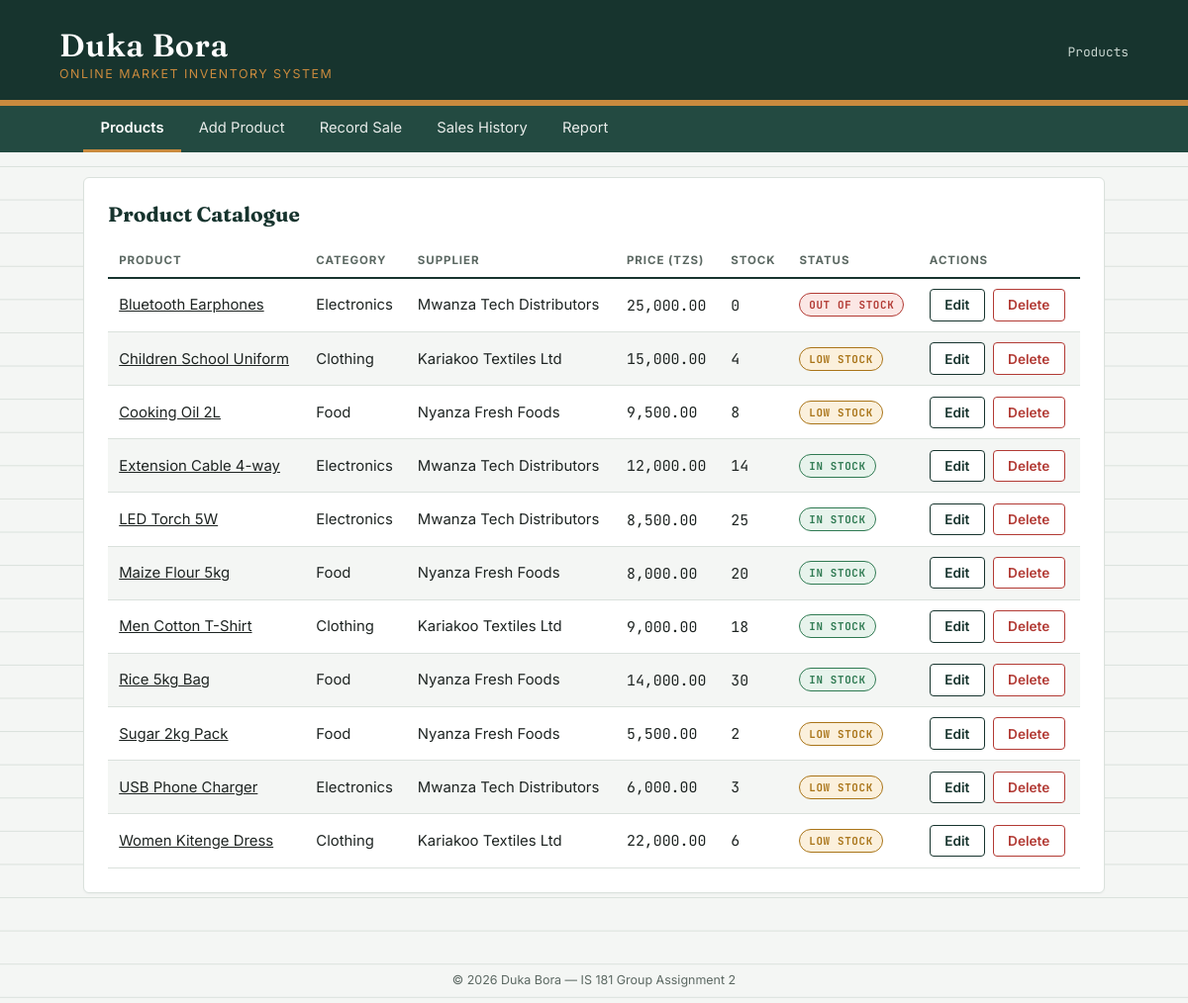
/products.php, run on the app's committed database.
### tables this page shows
CREATE TABLE products (
    product_id  INT AUTO_INCREMENT PRIMARY KEY,
    name        VARCHAR(100)   NOT NULL,
    category_id INT            NOT NULL,
    supplier_id INT            NOT NULL,
    price       DECIMAL(10,2)  NOT NULL CHECK (price > 0),
    stock_qty   INT            NOT NULL DEFAULT 0 CHECK (stock_qty >= 0),
    created_at  TIMESTAMP      DEFAULT CURRENT_TIMESTAMP,
    CONSTRAINT fk_products_category
        FOREIGN KEY (category_id) REFERENCES categories(category_id)
        ON DELETE RESTRICT ON UPDATE CASCADE,
    CONSTRAINT fk_products_supplier
        FOREIGN KEY (supplier_id) REFERENCES suppliers(supplier_id)
        ON DELETE RESTRICT ON UPDATE CASCADE
);

CREATE TABLE categories (
    category_id   INT AUTO_INCREMENT PRIMARY KEY,
    category_name VARCHAR(50) NOT NULL UNIQUE
);

CREATE TABLE suppliers (
    supplier_id   INT AUTO_INCREMENT PRIMARY KEY,
    supplier_name VARCHAR(100) NOT NULL,
    phone         VARCHAR(20)  NOT NULL,
    location      VARCHAR(100) NOT NULL
);

### config.php (called while the page is built, shortened)
<?php
function safe_query(mysqli $conn, string $sql, mysqli_stmt $stmt = null) {
    $result = mysqli_query($conn, $sql);
    return $result;
}

### products.php (the view, shortened to what this page needs)
<?php
require 'config.php';
$page_title = 'Products';
$active = 'products';
include 'includes/header.php';
?>
<div class="panel">
    <h2>Product Catalogue</h2>
    <?php
    $sql = "SELECT p.product_id, p.name, p.price, p.stock_qty,
                   c.category_name, s.supplier_name
            FROM products p
            JOIN categories c ON p.category_id = c.category_id
            JOIN suppliers  s ON p.supplier_id = s.supplier_id
            ORDER BY p.name ASC";
    $result = safe_query($conn, $sql);
    ?>
    <table class="ledger">
        <thead>
            <tr>
                <th>Product</th>
                <th>Category</th>
                <th>Supplier</th>
                <th>Price (TZS)</th>
                <th>Stock</th>
                <th>Status</th>
                <th>Actions</th>
            </tr>
        </thead>
        <tbody>
        <?php if ($result && mysqli_num_rows($result) > 0): ?>
            <?php while ($p = mysqli_fetch_assoc($result)): ?>
                <?php
                    $qty = (int)$p['stock_qty'];
                    if ($qty === 0)      { $stamp = 'out'; $label = 'Out of Stock'; }
                    elseif ($qty < 10)   { $stamp = 'low'; $label = 'Low Stock'; }
                    else                 { $stamp = 'in';  $label = 'In Stock'; }
                ?>
                <tr>
                    <td data-label="Product">
                        <a href="products.php?view=<?php echo (int)$p['product_id']; ?>">
                            <?php echo htmlspecialchars($p['name']); ?>
                        </a>
                    </td>
                    <td data-label="Category"><?php echo htmlspecialchars($p['category_name']); ?></td>
                    <td data-label="Supplier"><?php echo htmlspecialchars($p['supplier_name']); ?></td>
                    <td data-label="Price" class="num"><?php echo number_format($p['price'], 2); ?></td>
                    <td data-label="Stock" class="num"><?php echo $qty; ?></td>
                    <td data-label="Status"><span class="stamp <?php echo $stamp; ?>"><?php echo $label; ?></span></td>
                    <td data-label="Actions">
                        <div class="actions">
                            <a class="btn btn-edit" href="edit_product.php?id=<?php echo (int)$p['product_id']; ?>">Edit</a>
                            <a class="btn btn-delete" href="delete_product.php?id=<?php echo (int)$p['product_id']; ?>"
                               onclick="return confirm('Delete this product? This cannot be undone.');">Delete</a>
                        </div>
                    </td>
                </tr>
            <?php endwhile; ?>
        <?php else: ?>
            <tr><td colspan="7">No products found. <a href="add_product.php">Add one</a>.</td></tr>
        <?php endif; ?>
        </tbody>
    </table>
</div>
<?php include 'includes/footer.php'; ?>

### includes/header.php (shortened to what this page needs)
<!DOCTYPE html>
<html lang="en">
<head>
<link rel="stylesheet" href="css/style.css">
</head>
<body>
<header class="shop-header">
    <div class="inner">
        <h1 class="shop-title">Duka Bora
            <small>Online Market Inventory System</small>
        </h1>
        <span class="page-label"><?php echo htmlspecialchars($page_title); ?></span>
    </div>
</header>
<?php include 'includes/nav.php'; ?>
<div class="wrap">

### includes/nav.php
<?php
$links = [
    'products'      => ['products.php', 'Products'],
    'add_product'   => ['add_product.php', 'Add Product'],
    'record_sale'   => ['record_sale.php', 'Record Sale'],
    'sales_history' => ['sales_history.php', 'Sales History'],
    'report'        => ['report.php', 'Report'],
];
?>
<nav class="ledger-nav">
    <ul>
        <?php foreach ($links as $key => [$href, $label]): ?>
            <li>
                <a href="<?php echo $href; ?>"
                   class="<?php echo (isset($active) && $active === $key) ? 'active' : ''; ?>">
                    <?php echo htmlspecialchars($label); ?>
                </a>
            </li>
        <?php endforeach; ?>
    </ul>
</nav>

### includes/footer.php
</div>
<footer class="shop-footer">
    &copy; <?php echo date('Y'); ?> Duka Bora &mdash; IS 181 Group Assignment 2
</footer>
</body>
</html>

### css/style.css (style rules this page uses)
:root { --ink: #17342E; --ink-light: #234A41; --paper: #FFFFFF; --paper-dim: #F4F6F4; --rule: #DAE1DC; --gold: #C98A3E; --text: #1E2422; --text-dim: #5B6862; --stock-in: #2F7A52; --stock-in-bg: #E7F3EC; --stock-low: #A97418; --stock-low-bg: #FBF0DC; --stock-out: #B23A34; --stock-out-bg: #FBE7E5; --font-display: 'Fraunces', Georgia, serif; --font-body: 'Inter', -apple-system, sans-serif; --font-mono: 'JetBrains Mono', 'Courier New', monospace; }
* { box-sizing: border-box; }
body { margin: 0; font-family: var(--font-body); color: var(--text); background: var(--paper-dim); background-image: linear-gradient(var(--rule) 1px, transparent 1px); background-size: 100% 2.1rem; }
a { color: inherit; }
.wrap { max-width: 1080px; margin: 0 auto; padding: 0 1.5rem 3rem; }
.shop-header { background: var(--ink); color: var(--paper); padding: 1.6rem 1.5rem 1.2rem; border-bottom: 6px solid var(--gold); }
.shop-header .inner { max-width: 1080px; margin: 0 auto; display: flex; align-items: baseline; justify-content: space-between; flex-wrap: wrap; gap: .5rem; }
.shop-title { font-family: var(--font-display); font-weight: 600; font-size: 2rem; letter-spacing: .02em; margin: 0; }
.shop-title small { display: block; font-family: var(--font-body); font-size: .78rem; font-weight: 400; letter-spacing: .12em; text-transform: uppercase; color: var(--gold); margin-top: .15rem; }
.page-label { font-family: var(--font-mono); font-size: .8rem; color: #C9D6D0; }
nav.ledger-nav { background: var(--ink-light); }
nav.ledger-nav ul { max-width: 1080px; margin: 0 auto; list-style: none; display: flex; flex-wrap: wrap; padding: 0 1.5rem; }
nav.ledger-nav a { display: block; padding: .8rem 1.1rem; color: #E8ECEA; text-decoration: none; font-size: .92rem; border-bottom: 3px solid transparent; transition: background .15s, border-color .15s; }
nav.ledger-nav a.active { border-bottom-color: var(--gold); color: #fff; font-weight: 600; }
.panel { background: var(--paper); border: 1px solid var(--rule); border-radius: 6px; padding: 1.5rem; margin-top: 1.6rem; box-shadow: 0 1px 2px rgba(23,52,46,0.04); }
.panel h2 { font-family: var(--font-display); margin-top: 0; font-size: 1.3rem; color: var(--ink); }
table.ledger { width: 100%; border-collapse: collapse; margin-top: .5rem; font-size: .93rem; }
table.ledger th { text-align: left; font-family: var(--font-body); font-size: .72rem; text-transform: uppercase; letter-spacing: .08em; color: var(--text-dim); border-bottom: 2px solid var(--ink); padding: .6rem .7rem; }
table.ledger td { padding: .65rem .7rem; border-bottom: 1px solid var(--rule); vertical-align: middle; }
table.ledger tbody tr:nth-child(even) { background: var(--paper-dim); }
.num { font-family: var(--font-mono); }
.stamp { display: inline-block; font-family: var(--font-mono); font-size: .68rem; font-weight: 700; letter-spacing: .06em; text-transform: uppercase; padding: .25rem .55rem; border-radius: 999px; border: 1.5px solid currentColor; }
.stamp.in { color: var(--stock-in); background: var(--stock-in-bg); }
.stamp.low { color: var(--stock-low); background: var(--stock-low-bg); }
.stamp.out { color: var(--stock-out); background: var(--stock-out-bg); }
.btn { display: inline-block; font-family: var(--font-body); font-size: .85rem; font-weight: 600; padding: .45rem .9rem; border-radius: 4px; text-decoration: none; border: 1px solid transparent; cursor: pointer; }
.btn-edit { background: var(--paper); border-color: var(--ink); color: var(--ink); }
.btn-delete { background: var(--paper); border-color: var(--stock-out); color: var(--stock-out); }
.actions { display: flex; gap: .5rem; }
footer.shop-footer { text-align: center; font-size: .78rem; color: var(--text-dim); padding: 2rem 1rem 1rem; }

### data on the page
products: name "Bluetooth Earphones", category.category_name "Electronics", supplier.supplier_name "Mwanza Tech Distributors", price "25,000.00", stock_qty "0", stock_qty "OUT OF STOCK"
products: name "Children School Uniform", category.category_name "Clothing", supplier.supplier_name "Kariakoo Textiles Ltd", price "15,000.00", stock_qty "4", stock_qty "LOW STOCK"
products: name "Cooking Oil 2L", category.category_name "Food", supplier.supplier_name "Nyanza Fresh Foods", price "9,500.00", stock_qty "8", stock_qty "LOW STOCK"
products: name "Extension Cable 4-way", category.category_name "Electronics", supplier.supplier_name "Mwanza Tech Distributors", price "12,000.00", stock_qty "14", stock_qty "IN STOCK"
products: name "LED Torch 5W", category.category_name "Electronics", supplier.supplier_name "Mwanza Tech Distributors", price "8,500.00", stock_qty "25", stock_qty "IN STOCK"
products: name "Maize Flour 5kg", category.category_name "Food", supplier.supplier_name "Nyanza Fresh Foods", price "8,000.00", stock_qty "20", stock_qty "IN STOCK"
products: name "Men Cotton T-Shirt", category.category_name "Clothing", supplier.supplier_name "Kariakoo Textiles Ltd", price "9,000.00", stock_qty "18", stock_qty "IN STOCK"
products: name "Rice 5kg Bag", category.category_name "Food", supplier.supplier_name "Nyanza Fresh Foods", price "14,000.00", stock_qty "30", stock_qty "IN STOCK"
products: name "Sugar 2kg Pack", category.category_name "Food", supplier.supplier_name "Nyanza Fresh Foods", price "5,500.00", stock_qty "2", stock_qty "LOW STOCK"
products: name "USB Phone Charger", category.category_name "Electronics", supplier.supplier_name "Mwanza Tech Distributors", price "6,000.00", stock_qty "3", stock_qty "LOW STOCK"
products: name "Women Kitenge Dress", category.category_name "Clothing", supplier.supplier_name "Kariakoo Textiles Ltd", price "22,000.00", stock_qty "6", stock_qty "LOW STOCK"

### other printed values
$page_title "Products"
$label "Products"
$label "Add Product"
$label "Record Sale"
$label "Sales History"
$label "Report"
